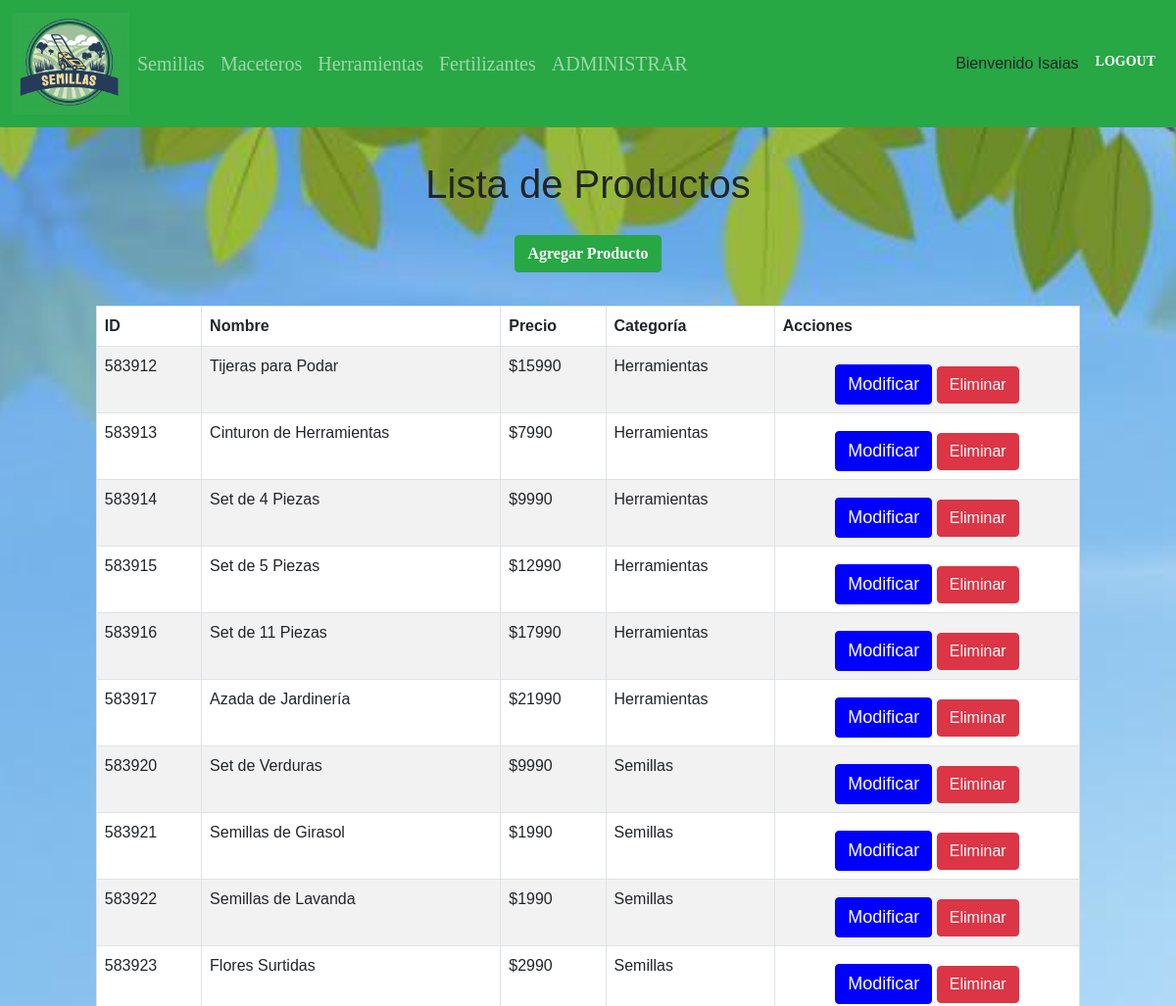
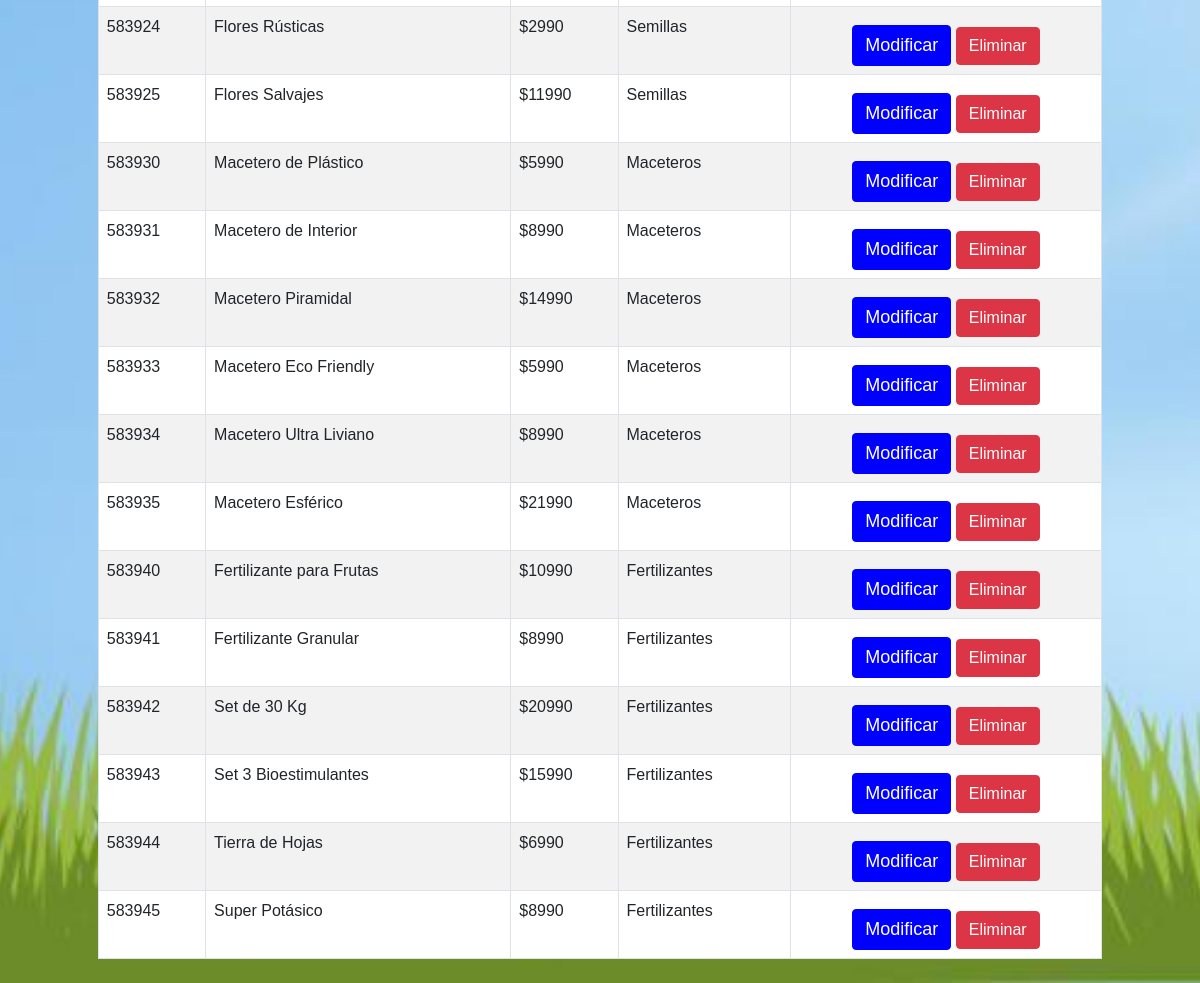
/pagina/crud (signed in), run on the app's committed database (2 pictures, top to bottom).
### pagina_web/models.py (models this page shows, shortened)
class Producto(models.Model):
    id_producto = models.AutoField(primary_key=True)
    nombre_producto = models.CharField(max_length=100)
    precio = models.IntegerField(default=0)
    id_categoria = models.ForeignKey(Categoria, on_delete=models.CASCADE)
    foto = models.ImageField(upload_to='productos')
    activo = models.BooleanField(default=True)
    class Meta:
        ordering = ['id_producto']

class Categoria(models.Model):
    id_categoria = models.AutoField(db_column='idCategoria', primary_key=True)
    categoria = models.CharField(max_length=20, blank=False, null=False)
    def __str__(self):
        return str(self.categoria)

### pagina_web/views.py (the view)
@admin_only
def crud(request):
    productos = Producto.objects.all()
    context = {'productos': productos}
    return render(request, 'pagina/admin_list.html', context)

### pagina_web/templates/pagina/admin_list.html (shortened to what this page needs)
{% load static %}
<!DOCTYPE html>
<html lang="en">
<head>
    <link rel="stylesheet" href="https://cdnjs.cloudflare.com/ajax/libs/font-awesome/6.5.2/css/all.min.css"
 />
    <link href="https://cdn.jsdelivr.net/npm/bootstrap@5.0.2/dist/css/bootstrap.min.css" rel="stylesheet">
    <link rel="stylesheet" href="{% static 'pagina/css/style.css' %}">
</head>
<body>
    <nav id="navbar" class="navbar navbar-expand-lg navbar-dark bg-green">
      <div class="container-fluid d-flex align-items-center justify-content-between">
        <a class="navbar-brand me-auto" href="{% url 'index' %}">
          <img src="{% static 'pagina/img/Semillas.png' %}" alt="" class="logo">
        </a>
        <div class="collapse navbar-collapse" id="navbarSupportedContent">
          <ul class="navbar-nav mb-2 mb-lg-0">
            <li class="nav-item d-flex align-items-center">
              <a class="nav-link text-start" href="{% url 'Semillas' %}">Semillas</a>
            </li>
            <li class="nav-item d-flex align-items-center">
              <a class="nav-link text-start" href="{% url 'Maceteros' %}">Maceteros</a>
            </li>
            <li class="nav-item d-flex align-items-center">
              <a class="nav-link text-start" href="{% url 'Herramientas' %}">Herramientas</a>
            </li>
            <li class="nav-item d-flex align-items-center">
              <a class="nav-link text-start" href="{% url 'Fertilizantes' %}">Fertilizantes</a>
            </li>
            {% if user.is_superuser %}
              <li class="nav-item d-flex align-items-center">
                <a class="nav-link text-start" href="{% url 'crud' %}">ADMINISTRAR</a>
              </li>
            {% endif %}
          </ul>
        </div>
        <div class="collapse navbar-collapse flex-grow-1 justify-content-end" id="navbarSupportedContent">
          <div class="d-flex align-items-center flex-wrap">
            <div id="user-info" class="d-flex align-items-center">
              {% if user.is_authenticated %}
                <span class="me-2">Bienvenido {{ user.username }}</span>
                <form action="{% url 'logout' %}" method="post" class="d-inline">
                  <button type="submit" class="btn btn-sm btn-primary mb-3">LOGOUT</button>
                </form>
              {% else %}
                <button id="btn-user" type="button" class="btn btn-sm btn-primary mb-3 me-2"
                        data-bs-toggle="modal" data-bs-target="#exampleModal">
                  LOG IN
                </button>
              {% endif %}
            </div>
          </div>
        </div>
      </div>
    </nav>
    <div class="container my-4">
        <h1>Lista de Productos</h1>
        <div class="d-flex justify-content-center mb-4">
            <a href="{% url 'productosAdd' %}" class="btn btn-primary">Agregar Producto</a>
        </div>
        <div id="productosTable" class="table-container">
            <table class="table table-striped table-bordered">
                <thead>
                    <tr>
                        <th>ID</th>
                        <th>Nombre</th>
                        <th>Precio</th>
                        <th>Categoría</th>
                        <th>Acciones</th>
                    </tr>
                </thead>
                <tbody>
                    {% if productos %}
                        {% for producto in productos %}
                            <tr>
                                <td>{{ producto.id_producto }}</td>
                                <td>{{ producto.nombre_producto }}</td>
                                <td>${{ producto.precio }}</td>
                                <td>{{ producto.id_categoria }}</td>
                                <td class="text-center">
                                    <a href="{% url 'productos_findEdit' pk=producto.id_producto %}" class="btn btn-warning">Modificar</a>
                                    <a href="{% url 'productos_del' pk=producto.id_producto %}" class="btn btn-danger">Eliminar</a>
                                </td>
                            </tr>
                        {% endfor %}
                    {% endif %}
                </tbody>
            </table>
        </div>
    </div>
</body>
</html>

### pagina_web/static/pagina/css/style.css (style rules this page uses)
body { background-image: url('../img/fondo.jpg'); background-attachment: fixed; background-size: cover; background-position: center; }
#navbar { position: -webkit-sticky; position: sticky; top: 0; z-index: 1000; }
.bg-green { background-color: #28a745; }
.logo { width: 120px; }
.nav-link { font-family: 'NavbarFont'; src: url(fuentes/aBigDeal.otf); font-weight: normal; font-style: normal; font-size: 20px; }
.btn-primary { font-family: 'NavbarFont'; src: url(fuentes/aBigDeal.otf); background-color: #28a745; color: #ffffff; border-color: #28a745; margin: 10px auto; display: block; width: fit-content; }
.container h1 { padding: 10px; border-radius: 10px; }
.form-label, .btn-primary { color: white; font-weight: bold; }

### pagina_web/templates/pagina/admin_list.html (style rules this page uses)
body, html { margin: 0; padding: 0; font-family: Arial, sans-serif; }
.navbar-brand img { height: 100%; }
h1 { text-align: center; margin-top: 20px; }
.table-container { max-width: 90%; margin: 0 auto; background-color: #ffffff; }
.btn-primary, .btn-warning, .btn-danger { margin-top: 10px; }
@media (min-width: 768px) { .btn-warning { font-size: 18px; background-color: blue; border-color: blue; color: white; } }

### data on the page
Producto: id_producto "583912", nombre_producto "Tijeras para Podar", precio "15990", id_categoria "Herramientas"
Producto: id_producto "583913", nombre_producto "Cinturon de Herramientas", precio "7990", id_categoria "Herramientas"
Producto: id_producto "583914", nombre_producto "Set de 4 Piezas", precio "9990", id_categoria "Herramientas"
Producto: id_producto "583915", nombre_producto "Set de 5 Piezas", precio "12990", id_categoria "Herramientas"
Producto: id_producto "583916", nombre_producto "Set de 11 Piezas", precio "17990", id_categoria "Herramientas"
Producto: id_producto "583917", nombre_producto "Azada de Jardinería", precio "21990", id_categoria "Herramientas"
Producto: id_producto "583920", nombre_producto "Set de Verduras", precio "9990", id_categoria "Semillas"
Producto: id_producto "583921", nombre_producto "Semillas de Girasol", precio "1990", id_categoria "Semillas"
Producto: id_producto "583922", nombre_producto "Semillas de Lavanda", precio "1990", id_categoria "Semillas"
Producto: id_producto "583923", nombre_producto "Flores Surtidas", precio "2990", id_categoria "Semillas"
Producto: id_producto "583924", nombre_producto "Flores Rústicas", precio "2990", id_categoria "Semillas"
Producto: id_producto "583925", nombre_producto "Flores Salvajes", precio "11990", id_categoria "Semillas"
Producto: id_producto "583930", nombre_producto "Macetero de Plástico", precio "5990", id_categoria "Maceteros"
Producto: id_producto "583931", nombre_producto "Macetero de Interior", precio "8990", id_categoria "Maceteros"
Producto: id_producto "583932", nombre_producto "Macetero Piramidal", precio "14990", id_categoria "Maceteros"
Producto: id_producto "583933", nombre_producto "Macetero Eco Friendly", precio "5990", id_categoria "Maceteros"
Producto: id_producto "583934", nombre_producto "Macetero Ultra Liviano", precio "8990", id_categoria "Maceteros"
Producto: id_producto "583935", nombre_producto "Macetero Esférico", precio "21990", id_categoria "Maceteros"
Producto: id_producto "583940", nombre_producto "Fertilizante para Frutas", precio "10990", id_categoria "Fertilizantes"
Producto: id_producto "583941", nombre_producto "Fertilizante Granular", precio "8990", id_categoria "Fertilizantes"
Producto: id_producto "583942", nombre_producto "Set de 30 Kg", precio "20990", id_categoria "Fertilizantes"
Producto: id_producto "583943", nombre_producto "Set 3 Bioestimulantes", precio "15990", id_categoria "Fertilizantes"
Producto: id_producto "583944", nombre_producto "Tierra de Hojas", precio "6990", id_categoria "Fertilizantes"
Producto: id_producto "583945", nombre_producto "Super Potásico", precio "8990", id_categoria "Fertilizantes"

### other printed values
{{ user.username }} "Isaias"
